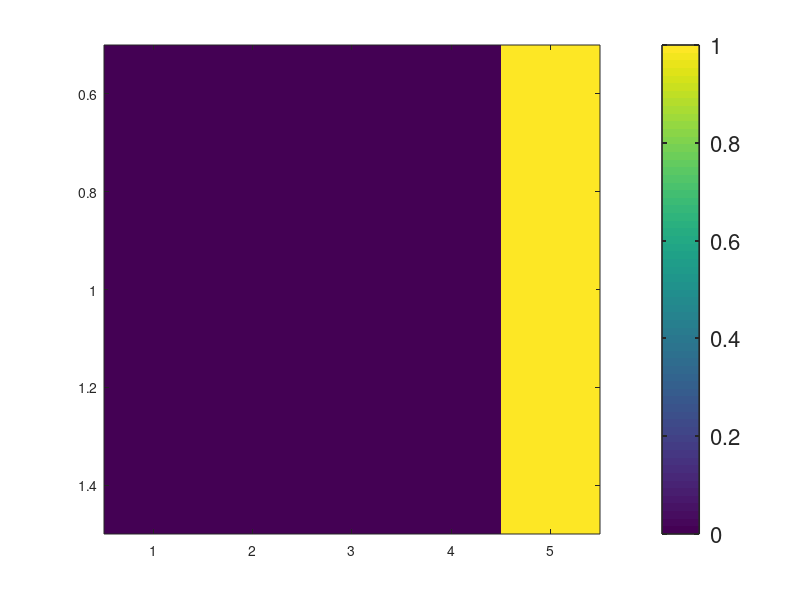

MATLAB code for this plot: (Note: this script raises an error after producing the figure.)
clear;
clc;
close all;
Signals = zeros(1,5);
Signals(1,5) = 1;

imagesc(Signals);
colorbar('linewidth',1.2,'FontSize',16,'ticks',[0,0.5,1.0]);
for i = 1:5
    str = num2str(Signals(1,i),'%4.2f');
    text(i,1,str,'FontSize',16,...
        'fontweight','bold',...
        'HorizontalAlignment','center');
end;
xlabel('Module index');
tick = 1:5;
labelName = {'1','2','3','4','5'};
set(gca,'xtick',tick,'xticklabel',labelName,'yticklabel',[]);
set(gca,'FontName','Times New Roman','FontSize',16,'FontWeight','bold','linewidth',1.2);
daspect([1 1 1]);
set(gcf,'position',[104,335,600,225]);